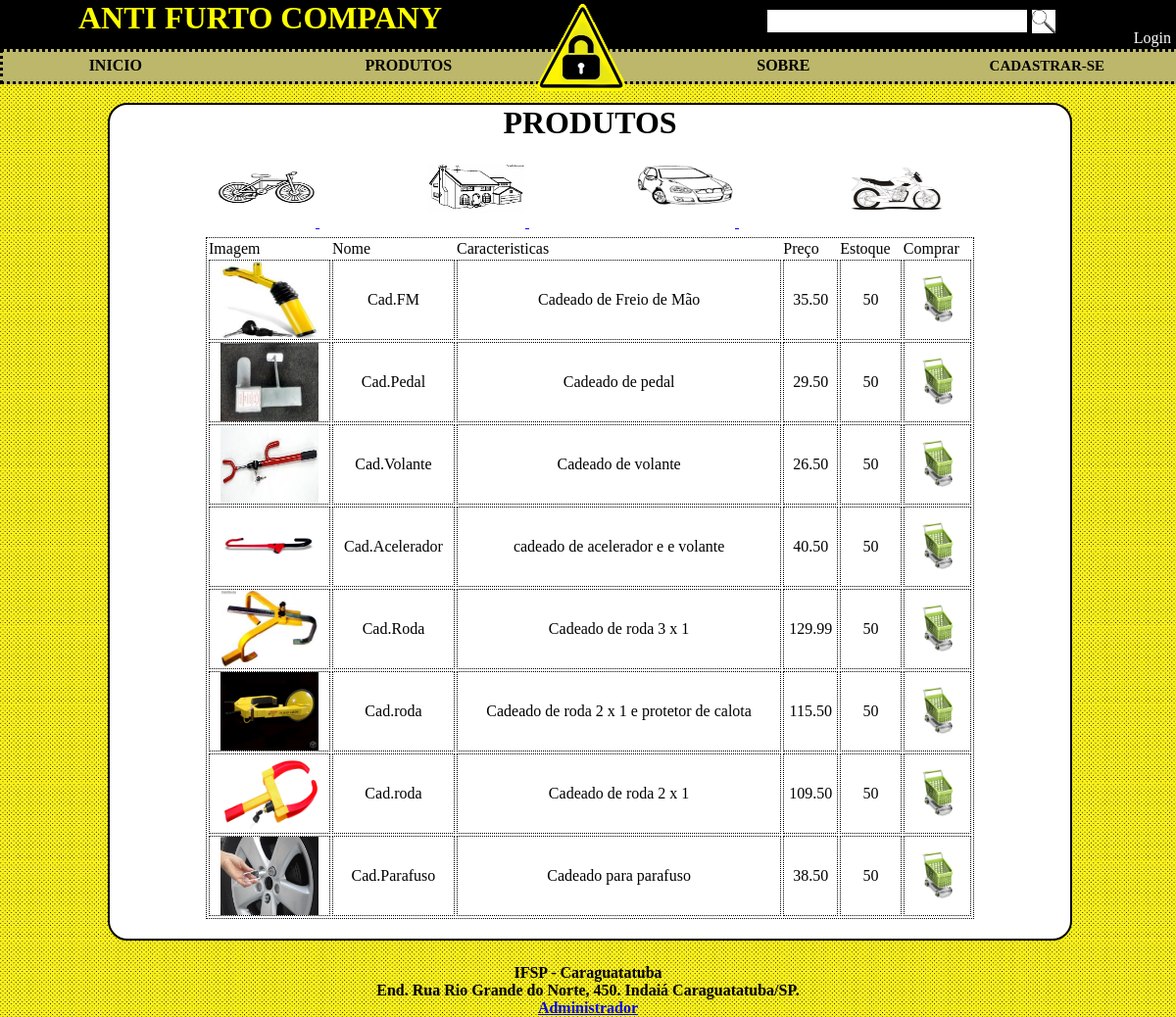
/SITE/categoria_carro.php, run on the app's committed database.
### tables this page shows
CREATE TABLE `produto` (
  `descricao` varchar(60) NOT NULL,
  `cod_produto` int(11) NOT NULL AUTO_INCREMENT,
  `nome_produto` varchar(20) NOT NULL,
  `preco` decimal(10,2) NOT NULL,
  `foto` varchar(40) NOT NULL,
  `estoque` int(11) NOT NULL,
  `cod_fornecedor` int(11) DEFAULT NULL,
  `categoria` varchar(20) DEFAULT NULL,
  PRIMARY KEY (`cod_produto`),
  KEY `cod_fornecedor` (`cod_fornecedor`),
  KEY `categoria` (`categoria`),
  CONSTRAINT `produto_ibfk_1` FOREIGN KEY (`cod_fornecedor`) REFERENCES `fornecedor` (`cod_fornecedor`),
  CONSTRAINT `produto_ibfk_2` FOREIGN KEY (`categoria`) REFERENCES `categoria` (`nome`)
);

### SITE/categoria_carro.php (the view, shortened to what this page needs)
<?php
	include "templete/topo.php";
?>
	<center><h1>PRODUTOS</h1></center><br>
	<div style="height:60px; margin-bottom:20px">
		<a href="categoria_bike.php"> <img src="image/bicicleta.gif" class="categoria_menu"> </a>
		<a href="categoria_casa.php"> <img src="image/casa.gif" class="categoria_menu"> </a>
		<a href="categoria_carro.php"> <img src="image/carro.jpg" class="categoria_menu"> </a>
		<a href="categoria_moto.php"> <img src="image/moto.jpg" class="categoria_menu"> </a>
	</div>
	<table class="tabela_cliente" width = 80%>
		<tr>
			<td>Imagem</td>
			<td>Nome</td>
			<td>Caracteristicas</td>
			<td>Preço</td>
			<td>Estoque</td>
			<td>Comprar</td>
		</tr>
	<?php
		$sql = 'select * from produto WHERE (categoria = "Carro") and (estoque > 0);';
		$rs = mysql_query($sql, $con);
		while($valor = mysql_fetch_array($rs)){ ?>
		<tr>
			<td class="item_tabela_cliente"><img src='admin/imagens_produtos/<?php echo $valor["foto"]==null?"nouser.png":$valor["foto"];?>' alt="X" width="100" height="80"></td>
			<td class="item_tabela_cliente"><?=$valor["nome_produto"]?></td>
			<td class="item_tabela_cliente"><?=$valor["descricao"]?></td>
			<td class="item_tabela_cliente"><?=$valor["preco"]?></td>
			<td class="item_tabela_cliente"><?=$valor["estoque"]?></td>
			<td class="item_tabela_cliente" align='center'><a href='comprar.php?cod=<?php echo $valor["cod_produto"];?>'><img src='icones/carrinhu_de_compras2.jpg' alt = 'comprar' height='50'></a></td>
		</tr>
	<?php
		}
	?>
	</table>
<?php
	include "templete/rodape.php";
?>

### SITE/css/css.css (style rules this page uses)
* { padding: 0px; margin: 0px; border: 0px; }
body { background-image: url("fundo2.jpg"); }
.tabela_cliente { border-style: dotted; border-width: thin; border-color: #000000; margin: 0 auto; margin-bottom: 20px; }
.item_tabela_cliente { border-style: dotted; border-width: thin; border-color: #000000; text-align: center; }
.categoria_menu { width: 100px; height: 50px; margin-left:110px; margin-bottom: 15px; margin-top: 5px; }
a,img { border: none; }

### data on the page
produto: foto (picture), nome_produto "Cad.FM", descricao "Cadeado de Freio de Mão", preco "35.50", estoque "50"
produto: foto (picture), nome_produto "Cad.Pedal", descricao "Cadeado de pedal", preco "29.50", estoque "50"
produto: foto (picture), nome_produto "Cad.Volante", descricao "Cadeado de volante", preco "26.50", estoque "50"
produto: foto (picture), nome_produto "Cad.Acelerador", descricao "cadeado de acelerador e e volante", preco "40.50", estoque "50"
produto: foto (picture), nome_produto "Cad.Roda", descricao "Cadeado de roda 3 x 1", preco "129.99", estoque "50"
produto: foto (picture), nome_produto "Cad.roda", descricao "Cadeado de roda 2 x 1 e protetor de calota", preco "115.50", estoque "50"
produto: foto (picture), nome_produto "Cad.roda", descricao "Cadeado de roda 2 x 1", preco "109.50", estoque "50"
produto: foto (picture), nome_produto "Cad.Parafuso", descricao "Cadeado para parafuso", preco "38.50", estoque "50"
